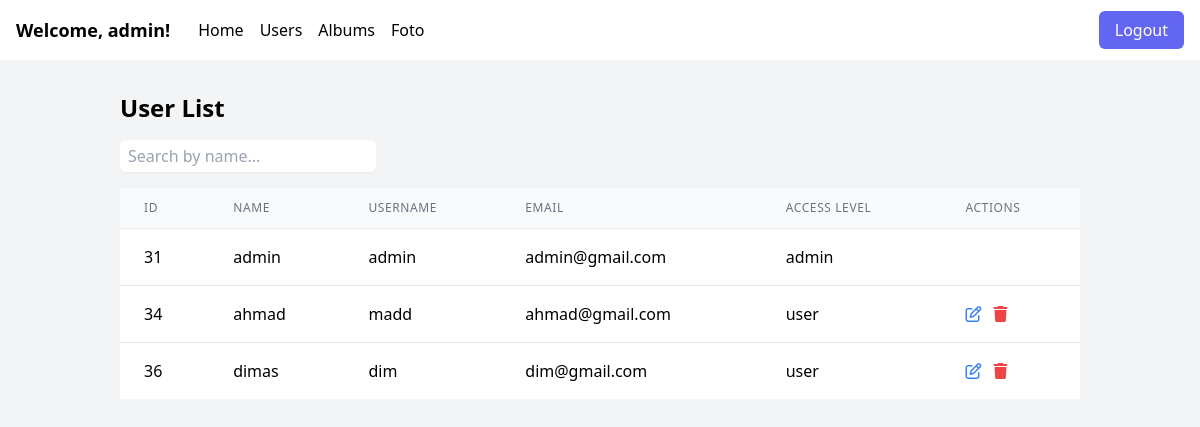
Page /data_pengguna.php (signed in) on the earlier database version.
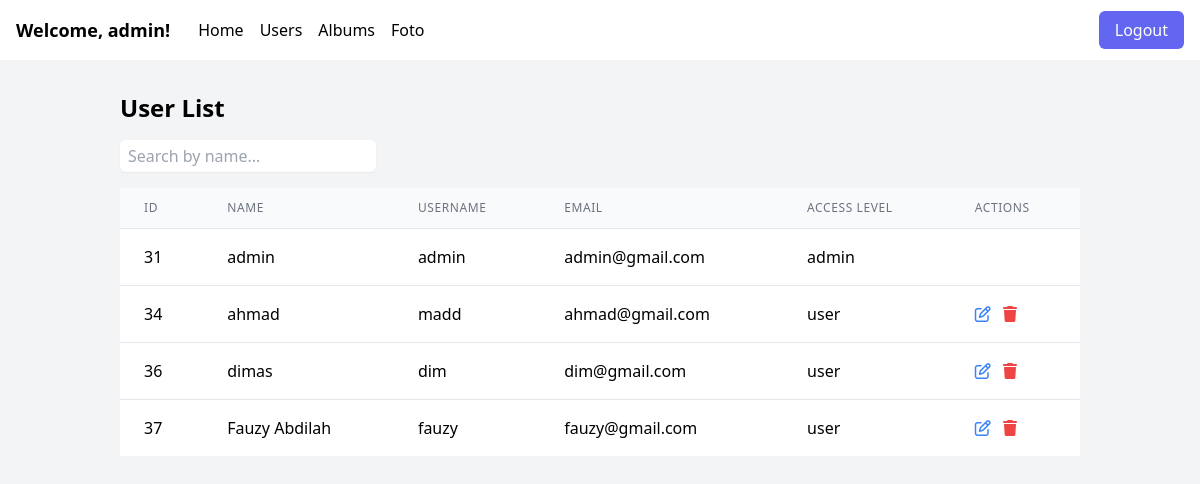
Same page on the later database version.
### tables this page shows
CREATE TABLE `users` (
  `user_id` int(11) NOT NULL,
  `name` varchar(50) NOT NULL,
  `password` varchar(255) NOT NULL,
  `username` varchar(50) NOT NULL,
  `email` varchar(100) NOT NULL,
  `created_at` timestamp NOT NULL DEFAULT current_timestamp() ON UPDATE current_timestamp(),
  `access_level` enum('user','admin') DEFAULT 'user'
);

### data_pengguna.php (the view, shortened to what this page needs)
<?php
require_once('koneksi.php');
$currentAdminUsername = $_SESSION['username'];
$query_users = "SELECT * FROM users";
$result_users = mysqli_query($conn, $query_users);
$users = [];
while ($row = mysqli_fetch_assoc($result_users)) {
    $users[] = $row;
}
?>
<!DOCTYPE html>
<html lang="en">
<head>
    <link href="https://cdn.jsdelivr.net/npm/tailwindcss@2.2.19/dist/tailwind.min.css" rel="stylesheet">
    <link rel="stylesheet" href="./css/fontawesome.min.css">
    <link rel="stylesheet" href="./css/all.min.css">
</head>
<body class="bg-gray-100">
    <?php  include 'navbar_admin.php';  ?>
    <div class="container mx-auto p-8 ">
        <h2 class="text-2xl font-bold mb-4">User List</h2>
        <form class="mb-4">
            <input id="searchInput" type="text" placeholder="Search by name..." class="w-48 sm:w-64 px-2 py-1 rounded-md border-gray-300 shadow-sm focus:border-indigo-300 focus:ring focus:ring-indigo-200 focus:ring-opacity-50">
        </form>
        <table class="min-w-full divide-y divide-gray-200">
            <thead class="bg-gray-50">
                <tr>
                    <th scope="col" class="px-6 py-3 text-left text-xs font-medium text-gray-500 uppercase tracking-wider">ID</th>
                    <th scope="col" class="px-6 py-3 text-left text-xs font-medium text-gray-500 uppercase tracking-wider">Name</th>
                    <th scope="col" class="px-6 py-3 text-left text-xs font-medium text-gray-500 uppercase tracking-wider">Username</th>
                    <th scope="col" class="px-6 py-3 text-left text-xs font-medium text-gray-500 uppercase tracking-wider">Email</th>
                    <th scope="col" class="px-6 py-3 text-left text-xs font-medium text-gray-500 uppercase tracking-wider">Access Level</th>
                    <th scope="col" class="px-6 py-3 text-left text-xs font-medium text-gray-500 uppercase tracking-wider">Actions</th>
                </tr>
            </thead>
            <tbody id="userTableBody" class="bg-white divide-y divide-gray-200">
                <?php foreach ($users as $user) : ?>
                    <tr class="userDataRow">
                        <td class="px-6 py-4 whitespace-nowrap"><?php echo $user['user_id']; ?></td>
                        <td class="px-6 py-4 whitespace-nowrap"><?php echo $user['name']; ?></td>
                        <td class="px-6 py-4 whitespace-nowrap"><?php echo $user['username']; ?></td>
                        <td class="px-6 py-4 whitespace-nowrap"><?php echo $user['email']; ?></td>
                        <td class="px-6 py-4 whitespace-nowrap"><?php echo $user['access_level']; ?></td>
                        <td class="px-6 py-4 whitespace-nowrap">
                            <form method="POST">
                                <?php if ($user['username'] !== $currentAdminUsername) : ?>
                                    <button type="submit" name="action" value="edit" class="text-blue-500 hover:text-blue-700 mr-2">
                                        <i class="fa-regular fa-pen-to-square"></i>
                                    </button>
                                    <button type="submit" name="action" value="delete" class="text-red-500 hover:text-red-700" onclick="return confirm('Are you sure you want to delete this user?');">
                                        <i class="fa-sharp fa-solid fa-trash"></i>
                                    </button>
                                <?php endif; ?>
                            </form>
                        </td>
                    </tr>
                <?php endforeach; ?>
            </tbody>
        </table>
    </div>
</body>
</html>

Differences in the rows shown:
added users: user_id "37", name "Fauzy Abdilah", username "fauzy", email "fauzy@gmail.com", access_level "user"
